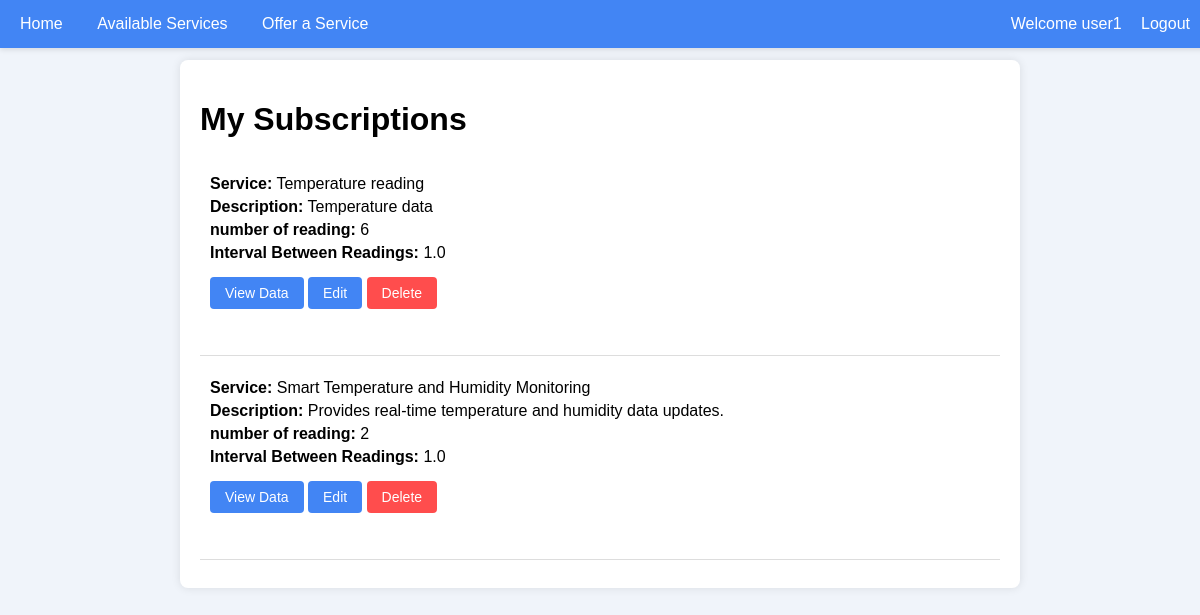
/sensor/my-subscriptions/ (signed in), run on the app's committed database.
### sensor/models.py (models this page shows)
class Subscription(models.Model):
    user = models.ForeignKey(User, on_delete=models.CASCADE)
    service = models.ForeignKey(OfferedService, on_delete=models.CASCADE)
    subscription_duration = models.IntegerField()  # Number of readings allowed
    interval_between_readings = models.FloatField()  # Interval in hours (e.g., 1.5 for 1 hour 30 minutes)

class OfferedService(models.Model):
    service_type = models.CharField(max_length=100)
    description = models.TextField()
    price = models.DecimalField(max_digits=10, decimal_places=2)
    latitude = models.DecimalField(max_digits=9, decimal_places=6, null=True, blank=True)
    longitude = models.DecimalField(max_digits=9, decimal_places=6, null=True, blank=True)

### sensor/views.py (the view)
# urls.py: path('my-subscriptions/', views.my_subscriptions, name='my_subscriptions'),
@login_required
def my_subscriptions(request):
    subscriptions = Subscription.objects.filter(user=request.user)
    return render(request, 'sensor/my_subscriptions.html', {'subscriptions': subscriptions})

### sensor/templates/sensor/my_subscriptions.html (shortened to what this page needs)
<html>
<head>
</head>
<body>
    <div class="navbar">
        <div>
            <a href="{% url 'home' %}">Home</a>
            <a href="{% url 'sensor:service_list' %}">Available Services</a>
            <a href="{% url 'sensor:offer_service' %}">Offer a Service</a>
        </div>
        <div>
            {% if user.is_authenticated %}
                <span>Welcome {{ user.username }}</span>
                <a href="{% url 'signout' %}">Logout</a>
            {% else %}
                <a href="{% url 'signin' %}">Login</a>
                <a href="{% url 'signup' %}">Sign Up</a>
            {% endif %}
        </div>
    </div>
    <div class="container">
        <h1>My Subscriptions</h1>
        {% for subscription in subscriptions %}
        <div class="subscription-item">
            <p><strong>Service:</strong> {{ subscription.service.service_type }}</p>
            <p><strong>Description:</strong> {{ subscription.service.description }}</p>
            <p><strong>number of reading:</strong> {{ subscription.subscription_duration }}</p>
            <p><strong>Interval Between Readings:</strong> {{ subscription.interval_between_readings }}</p>
            <form action="{% url 'sensor:user_temperature_data' subscription.id %}" method="get" style="display: inline-block;">
                <button type="submit" class="view-data-button">View Data</button>
            </form>
            <form action="{% url 'sensor:edit_subscription' subscription.id %}" method="get" style="display: inline-block;">
                <button type="submit" class="edit-button">Edit</button>
            </form>
            <form action="{% url 'sensor:delete_subscription' subscription.id %}" method="post" style="display: inline-block;">
                <button type="submit" class="delete-button" onclick="return confirm('Are you sure you want to delete this subscription?');">Delete</button>
            </form>
        </div>
        <hr>
        {% endfor %}
    </div>
</body>
</html>

### data on the page
Subscription: service.service_type "Temperature reading", service.description "Temperature data", subscription_duration "6", interval_between_readings "1.0"
Subscription: service.service_type "Smart Temperature and Humidity Monitoring", service.description "Provides real-time temperature and humidity data updates.", subscription_duration "2", interval_between_readings "1.0"

### other printed values
{{ user.username }} "user1"
